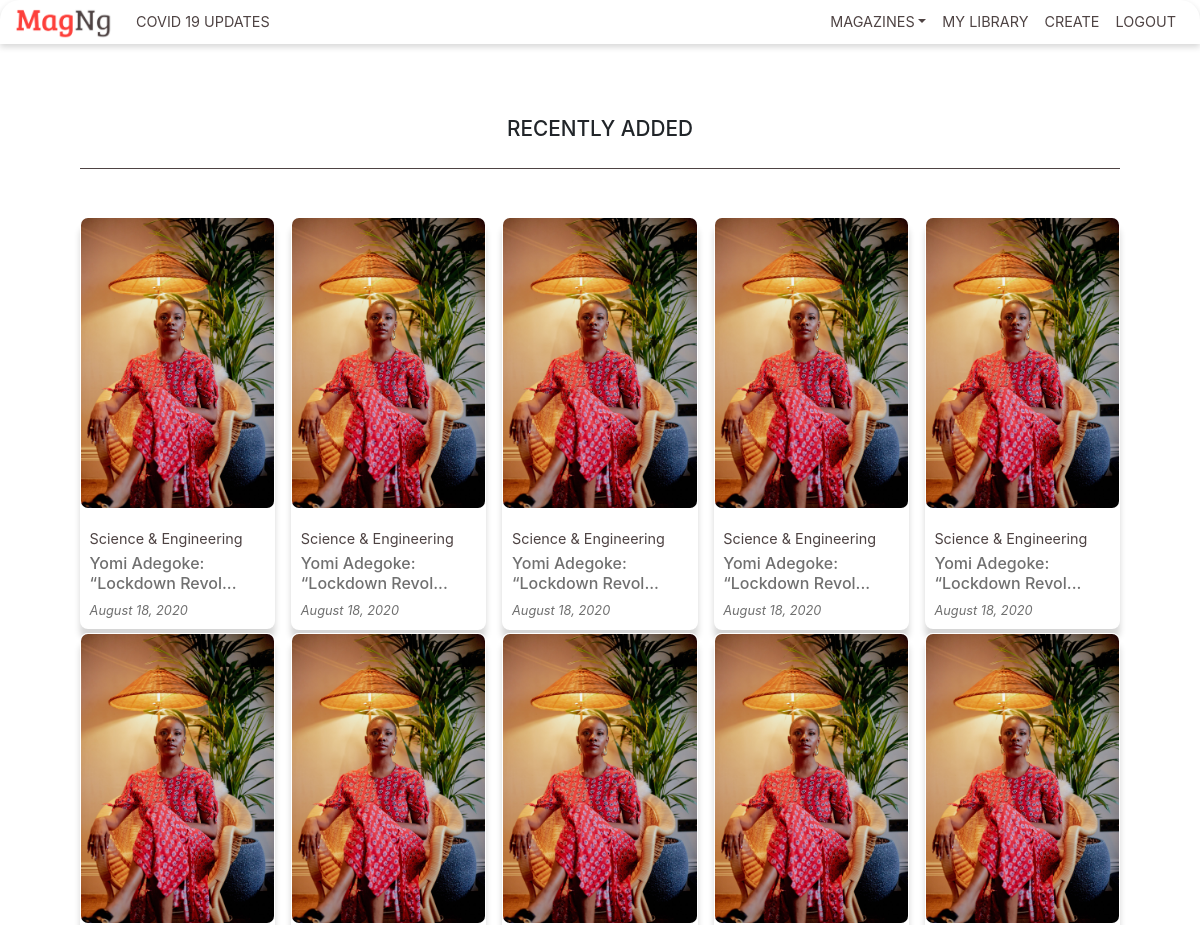
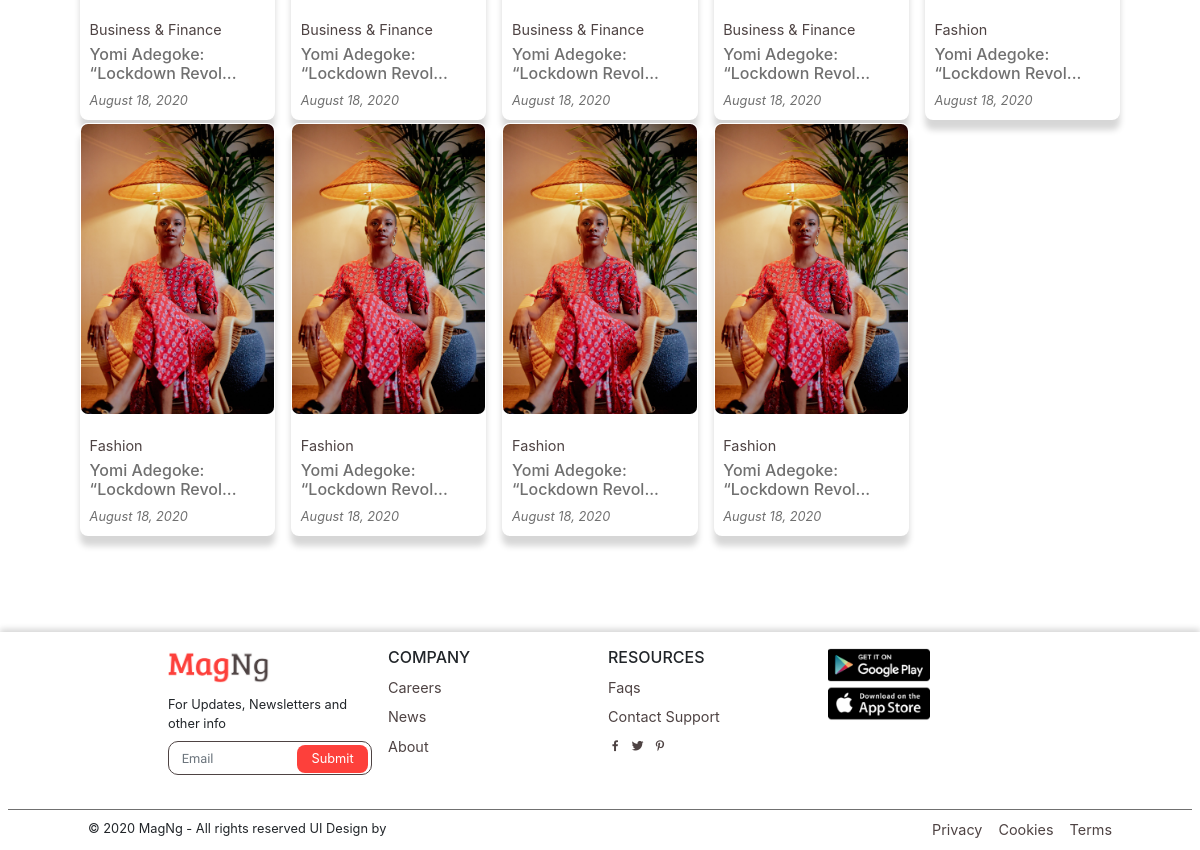
Screenshot of /recent/ (signed in) with the database file from the repository (2 pictures, top to bottom).
### articles/models.py (models this page shows, shortened)
class ArticleModel(models.Model):
    title = models.CharField(max_length=255)
    cover_image = models.ImageField(blank=True, null=True, upload_to='images/')
    description = models.TextField(blank=True, null=True)
    author = models.ForeignKey(User, default=1, on_delete=models.CASCADE)
    date_posted = models.DateTimeField(default=timezone.now)
    publish = models.BooleanField(default=False)
    categories = models.CharField(max_length=50, choices=categories_choices, default='fashion')
    objects = models.Manager()

### articles/views.py (the view)
# urls.py: path('recent/', views.RecentView.as_view(), name='recent'),
class RecentView(ListView):
    model = ArticleModel
    template_name = 'articles/category.html'
    context_object_name = 'objects'
    ordering = ['-date_posted']
    def get_queryset(self):
        return ArticleModel.objects.filter(publish=True).order_by('-date_posted')[:25]
    def get_context_data(self, **kwargs):
        context = super().get_context_data(**kwargs)
        context['category'] = 'Recently Added'
        context['title'] = 'Recent'
        return context

### articles/templatetags/custom_filter_tags.py (called while the page is built)
@register.filter
def capitalize_all(value):
    return value.upper()

@register.filter
def shrink(value):
    if len(value) < 30:
        return value
    return value[:29]

### articles/templates/articles/category.html
{% extends "articles/base.html" %}
{% load custom_filter_tags %}
{% block content %}
        <div class="page_title_container">
        <h3 class="page_title text-center">{{ category|capitalize_all }}</h3>
        </div>
        <section id="top_magazine">
        <div class="magazine_grid">
            {% if not objects %}
                <h2>No result found</h2>
            {% else %}
            {% for article in objects %}
            <a href="{% url 'articles:detail' article.id %}">
            <div class="magazine_card">
                <div class="magazine_img_cover">
                    {% if article.cover_image %}
                    <img src="{{ article.cover_image.url }}" alt="">
                    {% endif %}
                </div>
                <div class="magazine_card_content">
                    <span class="magazine_title">{{ article.categories }}</span>
                    <h6>{{ article.title|shrink }}...</h6>
                    <p class="time">{{ article.date_posted|date:"F d, Y" }}</p>
                </div>
            </div>
                </a>
            {% endfor %}
            {% endif %}
        </div>
    </section>
{% endblock content %}

### articles/static/articles/css/landing.css (style rules this page uses)
* { margin: 0; padding: 0; box-sizing: border-box; font-family: var(--main-font); }
img { width: 100%; height: auto; }
html { scroll-behavior: smooth; }
#top_magazine, #second_magazine, #third_magazine, #fourth_magazine, #fifth_magazine { padding: 1rem 5rem; }
#top_magazine a , #second_magazine a, #third_magazine a, #fourth_magazine a, #fifth_magazine a { color: var(--light-gray); font-size: 1.5rem; transition: all 0.6s; }
.magazine_grid { display: grid; grid-template-columns: 1fr 1fr 1fr 1fr 1fr; grid-row-gap: 0.2rem; grid-column-gap: 1rem; }
.magazine_card { background-color: var(--text-white); box-shadow: 0px 10px 6px #00000029; border-radius: 0.5rem; }
.magazine_card_content { padding: 0.6rem; }
.magazine_img_cover { border: 1px solid var(--text-white); overflow: hidden; border-radius: 0.5rem; transition: all 0.6s; }
.magazine_img_cover img { transition: all 0.6s; }
.magazine_title, .time { margin-bottom: 0; color: var(--text-gray); font-size: 0.9rem; margin-top: 0.3rem; transition: all 0.6s; }
.time { color: var(--light-gray) !important; font-size: 0.8rem; font-style: italic; }
.page_title_container { margin: 0.5rem 5rem; margin-bottom: 2rem; padding: 1.1rem 0rem; border-bottom: 1px solid var(--text-gray) }
.page_title { font-size: 1.3rem; font-weight: 500; }

### articles/static/articles/css/main.css (style rules this page uses)
html { min-width:450px; }

### articles/static/articles/css/sign_up.css (style rules this page uses)
:root { --marginB: 18px; --label-fontF: ""; --social-text-FF: ""Open Sans", sans-serif"; --small-text-FF: "Open Sans", sans-serif --regular-text-FF: "Roboto", sans-serif }
* { margin: 0; padding: 0; box-sizing: border-box; font-family: var(--small-text-FF) }

### articles/static/articles/css/navigation.css (style rules this page uses)
:root { --main-font : 'Open Sans', sans-serif; --secondary-font : 'Lato', sans-serif; --text-gray : #4e4343; --text-white : #ffffff; --main-red : #fd403b; --light-gray : #707070; --lighter-gray : #4e43434d; --primary-blue: #39b0fc; }

### rows the page displays
ArticleModel: cover_image (picture), categories "Science & Engineering", title|shrink "Yomi Adegoke: “Lockdown Revol", date_posted "August 18, 2020"
ArticleModel: cover_image (picture), categories "Science & Engineering", title|shrink "Yomi Adegoke: “Lockdown Revol", date_posted "August 18, 2020"
ArticleModel: cover_image (picture), categories "Science & Engineering", title|shrink "Yomi Adegoke: “Lockdown Revol", date_posted "August 18, 2020"
ArticleModel: cover_image (picture), categories "Science & Engineering", title|shrink "Yomi Adegoke: “Lockdown Revol", date_posted "August 18, 2020"
ArticleModel: cover_image (picture), categories "Science & Engineering", title|shrink "Yomi Adegoke: “Lockdown Revol", date_posted "August 18, 2020"
ArticleModel: cover_image (picture), categories "Business & Finance", title|shrink "Yomi Adegoke: “Lockdown Revol", date_posted "August 18, 2020"
ArticleModel: cover_image (picture), categories "Business & Finance", title|shrink "Yomi Adegoke: “Lockdown Revol", date_posted "August 18, 2020"
ArticleModel: cover_image (picture), categories "Business & Finance", title|shrink "Yomi Adegoke: “Lockdown Revol", date_posted "August 18, 2020"
ArticleModel: cover_image (picture), categories "Business & Finance", title|shrink "Yomi Adegoke: “Lockdown Revol", date_posted "August 18, 2020"
ArticleModel: cover_image (picture), categories "Fashion", title|shrink "Yomi Adegoke: “Lockdown Revol", date_posted "August 18, 2020"
ArticleModel: cover_image (picture), categories "Fashion", title|shrink "Yomi Adegoke: “Lockdown Revol", date_posted "August 18, 2020"
ArticleModel: cover_image (picture), categories "Fashion", title|shrink "Yomi Adegoke: “Lockdown Revol", date_posted "August 18, 2020"
ArticleModel: cover_image (picture), categories "Fashion", title|shrink "Yomi Adegoke: “Lockdown Revol", date_posted "August 18, 2020"
ArticleModel: cover_image (picture), categories "Fashion", title|shrink "Yomi Adegoke: “Lockdown Revol", date_posted "August 18, 2020"

### other values shown
{{ category|capitalize_all }} "RECENTLY ADDED"
